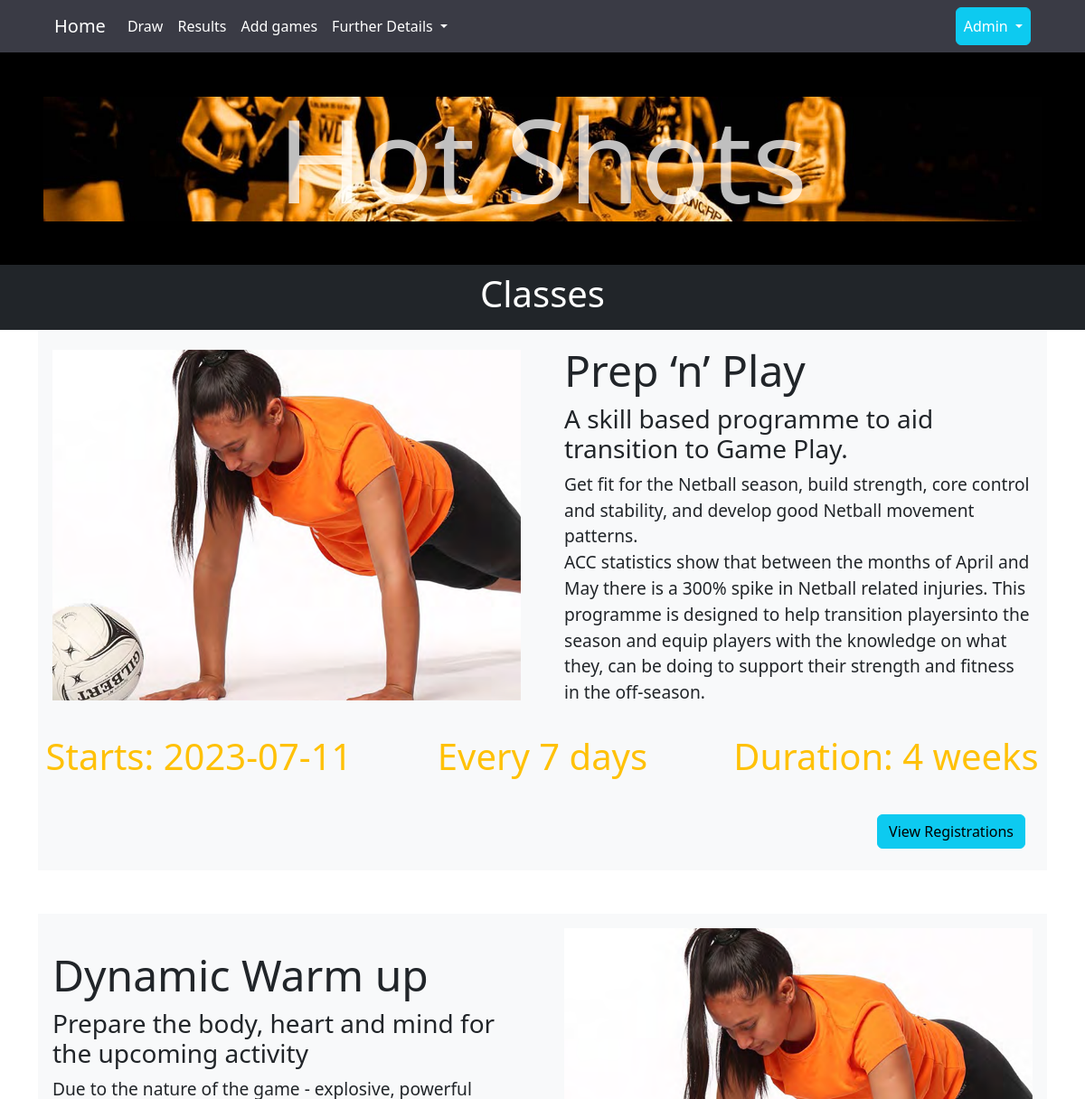
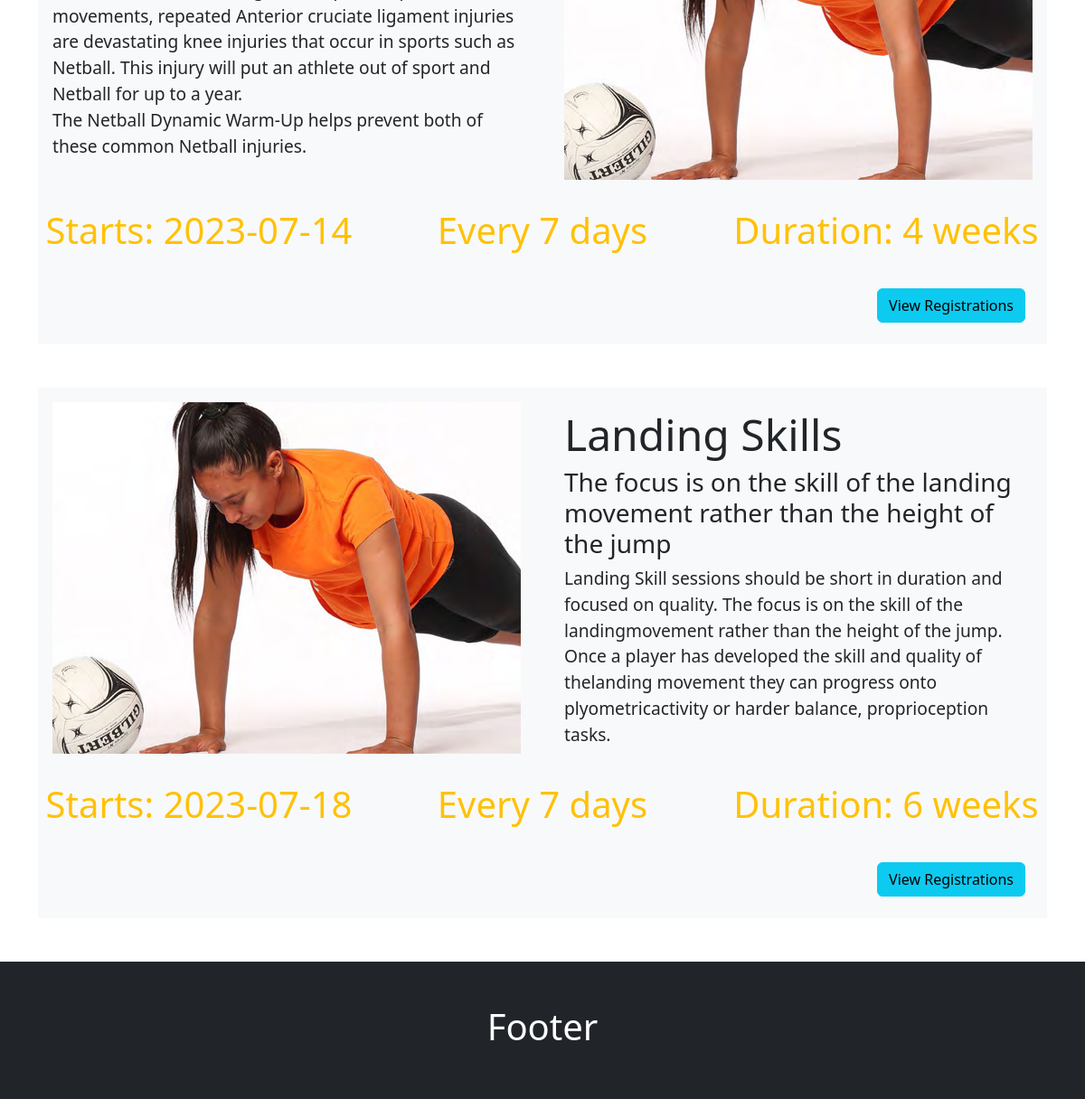
Page /classes on the committed database (2 pictures, top to bottom).
### tables this page shows
CREATE TABLE class
(
    class_id integer primary key autoincrement ,
    class_name text not null,
    elevator_pitch text not null,
    content text not null,
    start_date date,
    frequency integer,
    duration integer
);

### server.py (the view)
@app.route('/classes')
def classes():
    result = get_class(db_path)
    return render_template("class.html", classes = result)

### db_functions.py (called while the page is built)
def run_search_query_tuples(sql_query,values_tuple, file_path, rowfactory=False):
    result = None
    try:
        db = sqlite3.connect(file_path)
        if rowfactory:
            db.row_factory = sqlite3.Row
        cursor = db.cursor()
        cursor.execute(sql_query,values_tuple)
        result = cursor.fetchall()
        cursor.close()
    except sqlite3.Error as error:
        print("Error running search query tuples: {}".format(error))
        return None
    db.close()
    if result is None:
        print("No search values were found")
    return result

### q_set.py (called while the page is built)
def get_class(db_path):
    sql="""select class_id, class_name, elevator_pitch,
    content, start_date, frequency, duration
    from class
    order by start_date asc"""
    result = run_search_query_tuples(sql, (), db_path, True)
    return result

### templates/class.html (shortened to what this page needs)
{% extends "layout.html" %}
{% block heading %} Classes {% endblock %}
{% block content %}
    <div class="container">
        {% for row in classes %}
            <div class="mb-5 bg-light">
            <div class="row gx-5 p-3 align-items-center">
            <div class="col body-text">
                      <h3 class="display-5">{{ row['class_name'] }} </h3>
            <h4 class="fw-lighter fs-3">{{ row['elevator_pitch'] }} </h4>
                {{ row['content'] | replace("\n", "<br>") | safe}}
            </div>
             <div class="col {{ loop.cycle('order-xl-first', '') }}"> <img class="img-fluid" src="static/images/n_1.png"></div>
              </div>
            <div class="row text-center display-6">
             <div class="col p-3 text-warning">Starts: {{ row['start_date'] }}</div>
             <div class="col p-3 text-warning">Every {{ row['frequency'] }} days</div>
            <div class="col p-3 text-warning">Duration: {{ row['duration'] }} weeks</div>
            </div>
            <div class="text-end">
                <a class="btn btn-info m-4" href="{{ url_for('registration', id=row['class_id'], title=row['class_name']) }}">
                    View Registrations
                </a></div>
            </div>
        {% endfor %}
    </div>
{% endblock %}

### static/styles/netball_styles.css (style rules this page uses)
:root { --main-bg-color: rgb(193, 206, 218); --main-bg-color-grad: rgb(200, 210, 228); --titles: rgb(237,46,46); --titles-trans: rgba(215, 101, 22, 0.5); --deepdark: rgb(58, 59, 69); --deepblue-trans: rgba(24, 30, 65, 0.7); }
body { font-size: 100%; }
.body-text { font-size: 1.2em; }

### rows in the picture
class: class_name "Prep ‘n’ Play", elevator_pitch "A skill based programme to aid transition to Game Play.", content "Get fit for the Netball season, build strength, core control and stability, and develop good Netball movement patterns. ACC statistics show that between the months of April and May there is a 300% spike in Netball related injuries. This programme is designed to help transition playersinto the season and equip players with the knowledge on what they, can be doing to support their strength and fitness in the off-season.", start_date "2023-07-11", frequency "7", duration "4"
class: class_name "Dynamic Warm up", elevator_pitch "Prepare the body, heart and mind for the upcoming activity", content "Due to the nature of the game - explosive, powerful movements, repeated Anterior cruciate ligament injuries are devastating knee injuries that occur in sports such as Netball. This injury will put an athlete out of sport and Netball for up to a year. The Netball Dynamic Warm-Up helps prevent both of these common Netball injuries.", start_date "2023-07-14", frequency "7", duration "4"
class: class_name "Landing Skills", elevator_pitch "The focus is on the skill of the landing movement rather than the height of the jump", content "Landing Skill sessions should be short in duration and focused on quality. The focus is on the skill of the landingmovement rather than the height of the jump. Once a player has developed the skill and quality of thelanding movement they can progress onto plyometricactivity or harder balance, proprioception tasks.", start_date "2023-07-18", frequency "7", duration "6"
